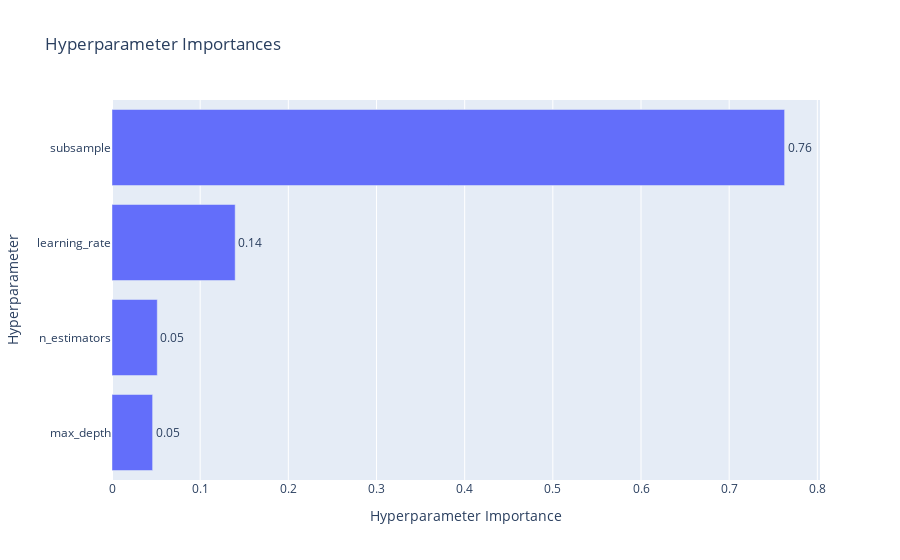

Write notebook code for a chart like this one.
### Code cell
# Plot parameter importances
plot_param_importances(study)

### Figure 1 — Plotly figure (JSON) as saved in the notebook; plotly's stock layout.template omitted (floating-point values rounded to 4 significant figures)
{"data": [{"cliponaxis": false, "hovertemplate": ["max_depth (IntDistribution): 0.046070312211210426<extra></extra>", "n_estimators (IntDistribution): 0.05134618832573566<extra></extra>", "learning_rate (FloatDistribution): 0.13971007031354937<extra></extra>", "subsample (FloatDistribution): 0.7628734291495046<extra></extra>"], "name": "Objective Value", "orientation": "h", "text": ["0.05", "0.05", "0.14", "0.76"], "textposition": "outside", "type": "bar", "x": [0.04607, 0.05135, 0.1397, 0.7629], "y": ["max_depth", "n_estimators", "learning_rate", "subsample"]}], "layout": {"title": {"text": "Hyperparameter Importances"}, "xaxis": {"title": {"text": "Hyperparameter Importance"}}, "yaxis": {"title": {"text": "Hyperparameter"}}}}
